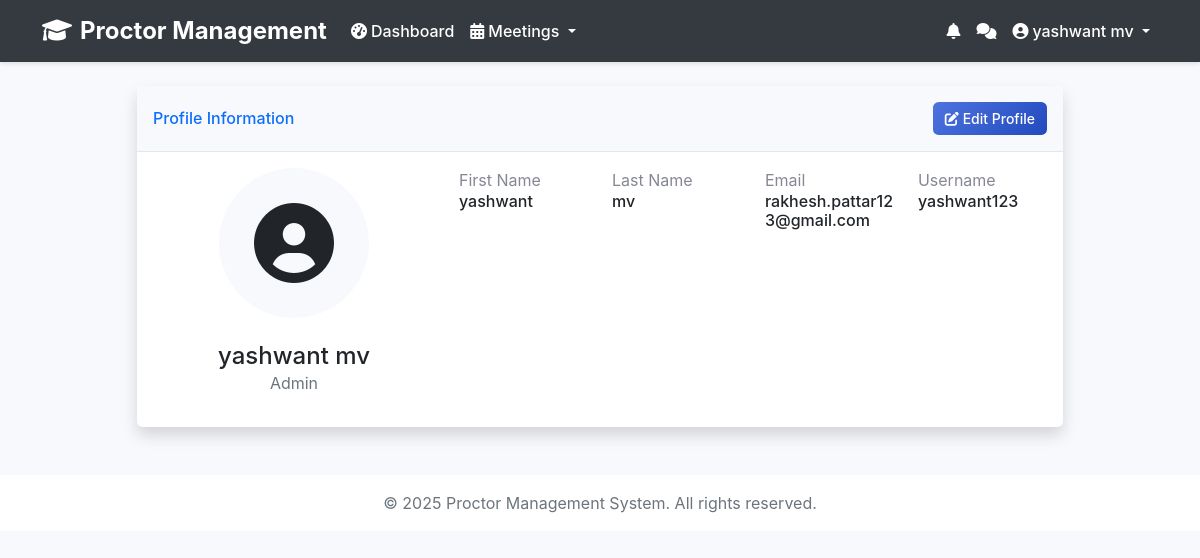
/accounts/profile/ (signed in), run on the app's committed database.
### accounts/models.py (models this page shows, shortened)
class User(AbstractUser):
    ROLE_CHOICES = (
        ('student', 'Student'),
        ('teacher', 'Teacher'),
        ('admin', 'Admin'),
    )
    role = models.CharField(max_length=10, choices=ROLE_CHOICES, default='student')
    phone_number = models.CharField(max_length=15, blank=True, null=True)
    address = models.TextField(blank=True, null=True)
    is_email_verified = models.BooleanField(default=False)
    password_reset_token = models.CharField(max_length=32, null=True, blank=True)
    password_reset_expires = models.DateTimeField(null=True, blank=True)
    def get_profile(self):
        if self.role == 'student':
            return self.student
        elif self.role == 'teacher':
            return self.teacher
        return None

### accounts/views.py (the view)
# urls.py: path('profile/', views.profile, name='profile'),
@login_required
def profile(request):
    user = request.user
    context = {
        'user': user,
        'profile': user.get_profile(),  # This will return either Student or Teacher profile
    }
    return render(request, 'accounts/profile.html', context)

### accounts/context_processors.py (called while the page is built)
def unread_notifications_count(request):
    if request.user.is_authenticated:
        count = Notification.objects.filter(user=request.user, is_read=False).count()
    else:
        count = 0
    return {'unread_notifications_count': count}

### accounts/templates/accounts/profile.html (shortened to what this page needs)
{% extends 'accounts/base.html' %}
{% block content %}
<div class="row justify-content-center">
    <div class="col-xl-10 col-lg-12 col-md-9">
        <div class="card shadow mb-4">
            <div class="card-header py-3 d-flex flex-row align-items-center justify-content-between">
                <h6 class="m-0 font-weight-bold text-primary">Profile Information</h6>
                <a href="{% url 'edit_profile' %}" class="btn btn-sm btn-primary">
                    <i class="fas fa-edit me-1"></i>Edit Profile
                </a>
            </div>
            <div class="card-body">
                <div class="row">
                    <div class="col-md-4 text-center">
                        <div class="profile-image mb-4">
                            <i class="fas fa-user-circle fa-5x text-gray-300"></i>
                        </div>
                        <h4 class="mb-0">{{ user.get_full_name }}</h4>
                        <p class="text-muted">{{ user.get_role_display }}</p>
                    </div>
                    <div class="col-md-8">
                        <div class="row">
                            <div class="col-sm-3">
                                <p class="mb-0 text-gray-600">First Name</p>
                                <h6 class="mb-4">{{ user.first_name }}</h6>
                            </div>
                            <div class="col-sm-3">
                                <p class="mb-0 text-gray-600">Last Name</p>
                                <h6 class="mb-4">{{ user.last_name }}</h6>
                            </div>
                            <div class="col-sm-3">
                                <p class="mb-0 text-gray-600">Email</p>
                                <h6 class="mb-4">{{ user.email }}</h6>
                            </div>
                            <div class="col-sm-3">
                                <p class="mb-0 text-gray-600">Username</p>
                                <h6 class="mb-4">{{ user.username }}</h6>
                            </div>
                        </div>
                    </div>
                </div>
            </div>
        </div>
    </div>
</div>
{% endblock %}

### accounts/templates/accounts/base.html (shortened to what this page needs)
<!DOCTYPE html>
<html lang="en">
<head>
    <link href="https://cdn.jsdelivr.net/npm/bootstrap@5.1.3/dist/css/bootstrap.min.css" rel="stylesheet">
    <link href="https://cdnjs.cloudflare.com/ajax/libs/font-awesome/6.0.0/css/all.min.css" rel="stylesheet">
</head>
<body>
    <nav class="navbar navbar-expand-lg navbar-dark">
        <div class="container">
            <a class="navbar-brand" href="{% url 'home' %}">
                <i class="fas fa-graduation-cap me-2"></i>Proctor Management
            </a>
            <div class="collapse navbar-collapse" id="navbarNav">
                <ul class="navbar-nav me-auto">
                    {% if user.is_authenticated %}
                        <li class="nav-item">
                            <a class="nav-link" href="{% url 'dashboard' %}">
                                <i class="fas fa-tachometer-alt me-1"></i>Dashboard
                            </a>
                        </li>
                        {% if not request.user.role == 'student' %}
                        <li class="nav-item dropdown">
                            <a class="nav-link dropdown-toggle" href="#" id="meetingsDropdown" role="button" data-bs-toggle="dropdown" aria-expanded="false">
                                <i class="fas fa-calendar-alt me-1"></i>Meetings
                            </a>
                        </li>
                        {% endif %}
                    {% endif %}
                </ul>
                <ul class="navbar-nav">
                    {% if user.is_authenticated %}
                        <li class="nav-item">
                            <a class="nav-link position-relative" href="{% url 'notifications' %}">
                                <i class="fas fa-bell"></i>
                            </a>
                        </li>
                        <li class="nav-item">
                            <a class="nav-link position-relative" href="{% if user.teacher %}{% url 'teacher_chat' %}{% elif user.student %}{% url 'student_chat' %}{% endif %}">
                                <i class="fas fa-comments"></i>
                            </a>
                        </li>
                        <li class="nav-item dropdown">
                            <a class="nav-link dropdown-toggle" href="#" id="navbarDropdown" role="button" data-bs-toggle="dropdown">
                                <i class="fas fa-user-circle me-1"></i>{{ user.get_full_name }}
                            </a>
                        </li>
                    {% endif %}
                </ul>
            </div>
        </div>
    </nav>
    <div class="container py-4">
        {% block content %}
        {% endblock %}
    </div>
    <footer class="footer mt-auto py-3 bg-white">
        <div class="container text-center">
            <span class="text-muted">© 2025 Proctor Management System. All rights reserved.</span>
        </div>
    </footer>
</body>
</html>

### accounts/templates/accounts/base.html (style rules this page uses)
:root { --primary-color: #4e73df; --secondary-color: #858796; --success-color: #1cc88a; --info-color: #36b9cc; --warning-color: #f6c23e; --danger-color: #e74a3b; }
body { font-family: 'Nunito', -apple-system, BlinkMacSystemFont, "Segoe UI", Roboto, "Helvetica Neue", Arial, sans-serif; background-color: #f8f9fc; }
.navbar { background-color: #343a40; box-shadow: 0 2px 4px rgba(0,0,0,.1); }
.navbar-brand { font-weight: 700; font-size: 1.5rem; color: white !important; }
.nav-link { font-weight: 500; padding: 0.5rem 1rem; transition: all 0.3s ease; color: white !important; }
.card { border: none; border-radius: 0.35rem; box-shadow: 0 0.15rem 1.75rem 0 rgba(58, 59, 69, 0.15); }
.card-header { background-color: #f8f9fc; border-bottom: 1px solid #e3e6f0; padding: 1rem; }
.btn { border-radius: 0.35rem; padding: 0.375rem 0.75rem; font-weight: 500; transition: all 0.3s ease; }
.btn-primary { background: linear-gradient(135deg, var(--primary-color) 0%, #224abe 100%); border: none; }

### accounts/templates/accounts/profile.html (style rules this page uses)
.profile-image { width: 150px; height: 150px; margin: 0 auto; display: flex; align-items: center; justify-content: center; background-color: #f8f9fc; border-radius: 50%; }
.text-gray-600 { color: #858796 !important; }

### data on the page
User: get_full_name "yashwant mv", role "Admin", first_name "yashwant", last_name "mv", email "rakhesh.pattar123@gmail.com", username "yashwant123"
